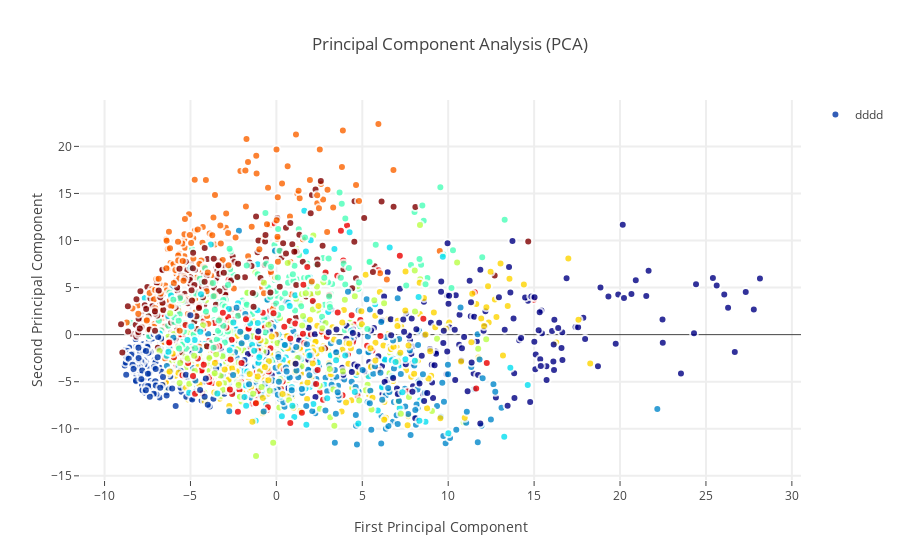

The notebook cell saved with this chart:
### Code cell
# For cluster coloring in our Plotly plots, remember to also restrict the target values 
Target = target[:2000]


trace0 = go.Scatter(
    x=X1,
    y=Y1,
    mode='markers',
    name='dddd',
marker = dict(
        size = 8,
        color = Target,
        colorscale ='Jet',
        showscale = False,
        line = dict(
            width = 2,
            color = 'rgb(255, 255, 255)'
        ),
        opacity = 0.8
    )    
)

data = [trace0]
layout = go.Layout(
    title= 'Principal Component Analysis (PCA)',
    hovermode= 'closest',
    xaxis= dict(
         title= 'First Principal Component',
        ticklen= 5,
        zeroline= False,
        gridwidth= 2,
    ),
    yaxis=dict(
        title= 'Second Principal Component',
        ticklen= 5,
        gridwidth= 2,
    ),showlegend= True
)


fig = dict(data=data, layout=layout)
py.iplot(fig, filename='styled-scatter')

### Figure 1 — Plotly figure (JSON) as saved in the notebook; plotly's stock layout.template omitted (floating-point values rounded to 4 significant figures; data arrays with more than 128 entries replaced by an {"elided": "..."} marker saying what was removed)
{"data": [{"marker": {"color": {"elided": "2000 int values"}, "colorscale": "Jet", "line": {"color": "rgb(255, 255, 255)", "width": 2}, "opacity": 0.8, "showscale": false, "size": 8}, "mode": "markers", "name": "dddd", "type": "scatter", "x": {"elided": "2000 float values"}, "y": {"elided": "2000 float values"}}], "layout": {"hovermode": "closest", "showlegend": true, "title": "Principal Component Analysis (PCA)", "xaxis": {"gridwidth": 2, "ticklen": 5, "title": "First Principal Component", "zeroline": false}, "yaxis": {"gridwidth": 2, "ticklen": 5, "title": "Second Principal Component"}}}
